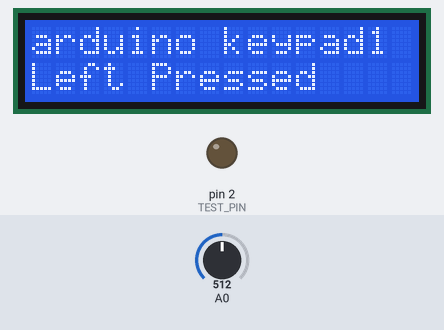
This sketch was run on a simulated Arduino Uno, built with avr-gcc and run on an emulated ATmega328P. Parts: 16×2 character LCD, output pins drawn as LEDs (lit = HIGH). The test bench sets the inputs (shaded band); at power-on: A0 = 512.

Above: at 3.2 s.
3.3 s: A0 set to 55
At 4.1 s:
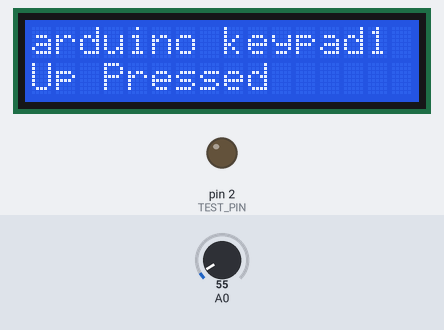
4.8 s: A0 set to 46
At 5.1 s:
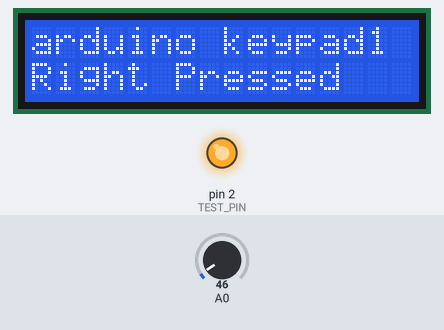
6.3 s: A0 set to 205
At 7.1 s:
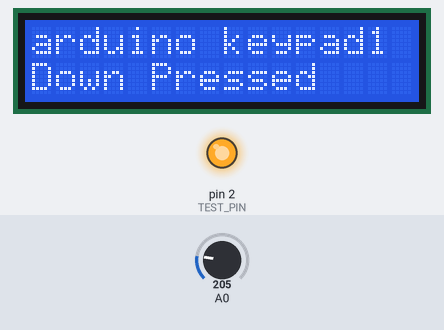
7.8 s: A0 set to 565
At 8.2 s:
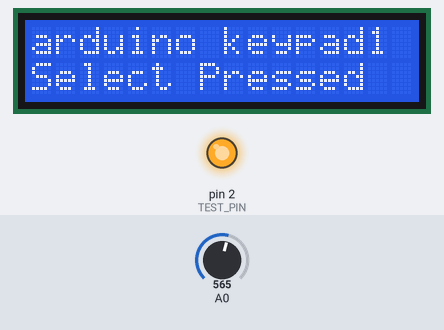
9.4 s: A0 set to 782
10.9 s: A0 set to 800
At 11.2 s:
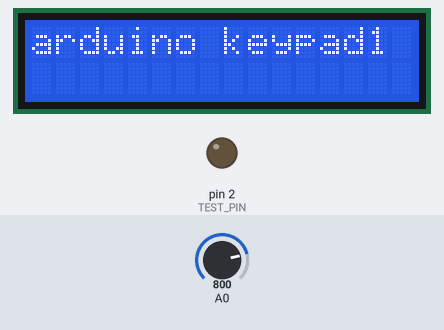
Timing chart, 0 to 13.4 s (numbered marks = the images above; inputs shaded):
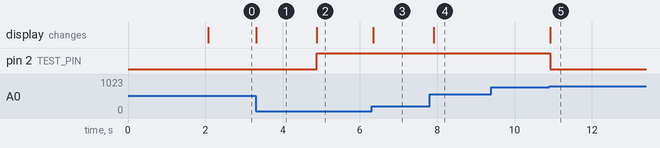

Measured:
- the behaviour switches between 50 and 49 on A0 (found by bisection; images 1 and 2)
- the behaviour switches between 789 and 790 on A0 (found by bisection; images 4 and 5)
- after the input at 3.3 s, the display: changes at once (image 1)
- after the input at 4.8 s, pin 2 (TEST_PIN): LOW → HIGH after 0.09 s; the display: changes after 0.09 s (image 2)
- after the input at 6.3 s, the display: changes at once (image 3)
- after the input at 7.8 s, the display: changes after 0.11 s (image 4)
- after the input at 9.4 s, every drawn part: stays the same
- after the input at 10.9 s, pin 2 (TEST_PIN): HIGH → LOW at once; the display: changes at once (image 5)

The sketch:

keypad_lcd_shield_basic.ino
```cpp
#include <LiquidCrystal.h>

//a test pin to check is the board works.
#define TEST_PIN 2
// Initialize the LCD with the pins connected to your Arduino
// Change the pin numbers according to your connections
LiquidCrystal lcd(8, 9, 4, 5, 6, 7);

void setup() {
  // Set up the LCD's number of columns and rows
  lcd.begin(16, 2);
  pinMode(TEST_PIN, OUTPUT);

  // Print a welcome message on the LCD
  lcd.print("LCD Keypad Shield");
  lcd.setCursor(0, 1);
  lcd.print("Basic Example");
  delay(2000);

  // Clear the LCD display
  lcd.clear();
}

void loop() {
  // Read the button state
  int buttonValue = analogRead(0);
  lcd.setCursor(0,0);
  lcd.print("arduino keypad1");

  // Check which button is pressed (adjust the values according to your keypad)
  if (buttonValue < 50) {
    lcd.setCursor(0, 1);
    lcd.print("Right Pressed ");
    digitalWrite(TEST_PIN, HIGH);
  } else if (buttonValue < 195) {
    lcd.setCursor(0, 1);
    lcd.print("Up Pressed    ");
  } else if (buttonValue < 380) {
    lcd.setCursor(0, 1);
    lcd.print("Down Pressed  ");
  } else if (buttonValue < 555) {
    lcd.setCursor(0, 1);
    lcd.print("Left Pressed  ");
  } else if (buttonValue < 790) {
    lcd.setCursor(0, 1);
    lcd.print("Select Pressed");
  } else {
    lcd.setCursor(0, 1);
    lcd.print("                "); // Clear the line if no button is pressed
    digitalWrite(TEST_PIN, LOW);
  }

  // Add a slight delay to avoid button bounce
  delay(100);
}
```
